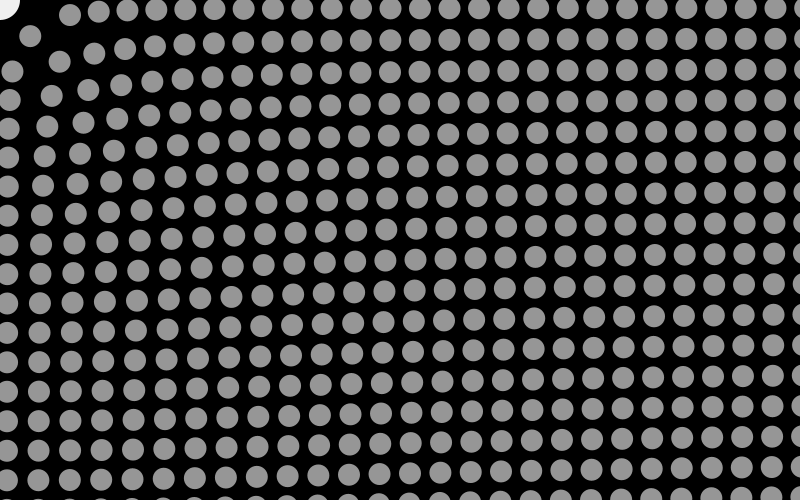
Frame 1 (no input)
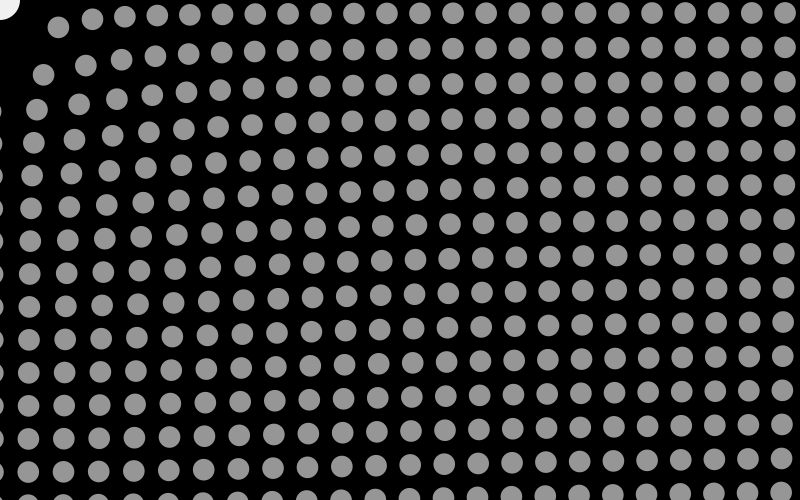
Frame 60 (the mouse pressed at the canvas centre just before this capture)
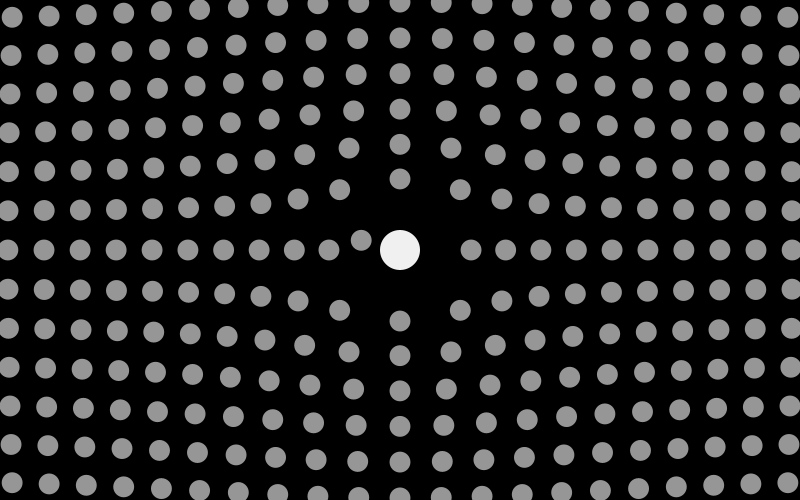
Frame 120 (the mouse held since frame 60 and released just before this capture)

The Processing sketch that drew these frames (run headless with seeded random() and noise(); from frame 60 on, the mouse is pressed at the canvas centre):

// Processing sketch: make_way_for_the_bubble
// ── make_way_for_the_bubble.pde
void setup()
{
  size( 800, 500 );
  //fullScreen();
  noStroke();
}

void draw(){
  
   background( 0 );
   
   // Draw the bigg bubble that follows the mouse
  fill( 240 );
  ellipse( mouseX, mouseY, 40, 40 );
  
  // Dividing by a bigger number gives the grid a faster wave-effect
  float a = millis() / 6053.0f;
  // Calculate the grid value ('normal' distance between small bubbles)
  float grid = 30 + 20 * sin ( a );
  
  // Dividing by a bigger number will make the diameter of the small bubbles change faster
  float b = millis() / 4657.0f;
  // Calculate the diamter of the small bubbles 
  float diam = 12 + 10 * cos( b );
  
  // Set the fill color for the small bubbles
  fill( 150 );

  for(
      float x = width / 2 - ceil( width / ( 2 * grid ) ) * grid; // OK, this is hard ;-) This makes sure the middle row is always at the center of the screen
      x <= width;
      x += grid)
  {

    for(
      float y = height / 2 - ceil( height / ( 2 * grid ) ) * grid;
      y <= height;
      y += grid)
    {
      // How far is this small bubble away from the big bubble (from center to center)?
      PVector distance = new PVector( x - mouseX, y - mouseY );
      
      // Calculate an imaginary force 'push' => The closer the small bubble is to the big bubble, the harder it will be pushed away.
      // 'push' will always be positive
      float push = 40 - sqrt( distance.mag() );
      push = max( push, 0 );
      
      // Calculate an offset for this small bubble
      PVector offset =
        PVector.fromAngle( distance.heading() )  // It is pushed away in the direction of the 'distance' vector
        .mult( push );                           // It is pushed away with a distance push
      
      // Finally time to draw the bubble!
      ellipse( x + offset.x, y + offset.y, diam, diam);
    }
  }
}
